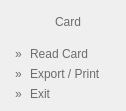
   <widget class="QWidget" name="wdg_submenu_card" native="true">
    <property name="geometry">
     <rect>
      <x>30</x>
      <y>760</y>
      <width>126</width>
      <height>111</height>
     </rect>
    </property>
    <property name="styleSheet">
     <string notr="true">background-image: url(:/images/Images/submenu_backgrounds/bg_selected_menu_card.png);</string>
    </property>
    <widget class="QLabel" name="lbl_menuCard">
     <property name="geometry">
      <rect>
       <x>55</x>
       <y>13</y>
       <width>51</width>
       <height>17</height>
      </rect>
     </property>
     <property name="styleSheet">
      <string notr="true">background-image: url(:/images/Images/alpha.png);
color: rgb(108, 108, 108);
font: 10pt &quot;Arial&quot;;</string>
     </property>
     <property name="text">
      <string>Card</string>
     </property>
    </widget>
    <widget class="QLabel" name="lbl_menuCard_Read">
     <property name="geometry">
      <rect>
       <x>30</x>
       <y>45</y>
       <width>81</width>
       <height>17</height>
      </rect>
     </property>
     <property name="styleSheet">
      <string notr="true">background-image: url(:/images/Images/alpha.png);
color: rgb(108, 108, 108);
font: 10pt &quot;Arial&quot;;</string>
     </property>
     <property name="text">
      <string>Read Card</string>
     </property>
    </widget>
    <widget class="QLabel" name="lbl_menuCard_Quit">
     <property name="geometry">
      <rect>
       <x>30</x>
       <y>85</y>
       <width>51</width>
       <height>17</height>
      </rect>
     </property>
     <property name="styleSheet">
      <string notr="true">background-image: url(:/images/Images/alpha.png);
color: rgb(108, 108, 108);
font: 10pt &quot;Arial&quot;;</string>
     </property>
     <property name="text">
      <string>Exit</string>
     </property>
    </widget>
    <widget class="QLabel" name="label_11">
     <property name="geometry">
      <rect>
       <x>10</x>
       <y>32</y>
       <width>105</width>
       <height>16</height>
      </rect>
     </property>
     <property name="styleSheet">
      <string notr="true">image: url(:/images/Images/sub_menu_separator.png);
background-image: url(:/images/Images/alpha.png);</string>
     </property>
     <property name="text">
      <string/>
     </property>
    </widget>
    <widget class="QLabel" name="lbl_menuCard_Pdf">
     <property name="geometry">
      <rect>
       <x>30</x>
       <y>65</y>
       <width>101</width>
       <height>17</height>
      </rect>
     </property>
     <property name="styleSheet">
      <string notr="true">background-image: url(:/images/Images/alpha.png);
color: rgb(108, 108, 108);
font: 10pt &quot;Arial&quot;;</string>
     </property>
     <property name="text">
      <string>Export / Print</string>
     </property>
    </widget>
    <widget class="QLabel" name="lbl_menuCard_Read_2">
     <property name="geometry">
      <rect>
       <x>15</x>
       <y>65</y>
       <width>16</width>
       <height>17</height>
      </rect>
     </property>
     <property name="styleSheet">
      <string notr="true">background-image: url(:/images/Images/alpha.png);
color: rgb(108, 108, 108);
font: 10pt &quot;Arial&quot;;</string>
     </property>
     <property name="text">
      <string>»</string>
     </property>
    </widget>
    <widget class="QLabel" name="lbl_menuCard_Read_3">
     <property name="geometry">
      <rect>
       <x>15</x>
       <y>45</y>
       <width>16</width>
       <height>17</height>
      </rect>
     </property>
     <property name="styleSheet">
      <string notr="true">background-image: url(:/images/Images/alpha.png);
color: rgb(108, 108, 108);
font: 10pt &quot;Arial&quot;;</string>
     </property>
     <property name="text">
      <string>»</string>
     </property>
    </widget>
    <widget class="QLabel" name="lbl_menuCard_Read_4">
     <property name="geometry">
      <rect>
       <x>15</x>
       <y>85</y>
       <width>16</width>
       <height>17</height>
      </rect>
     </property>
     <property name="styleSheet">
      <string notr="true">background-image: url(:/images/Images/alpha.png);
color: rgb(108, 108, 108);
font: 10pt &quot;Arial&quot;;</string>
     </property>
     <property name="text">
      <string>»</string>
     </property>
    </widget>
   </widget>
